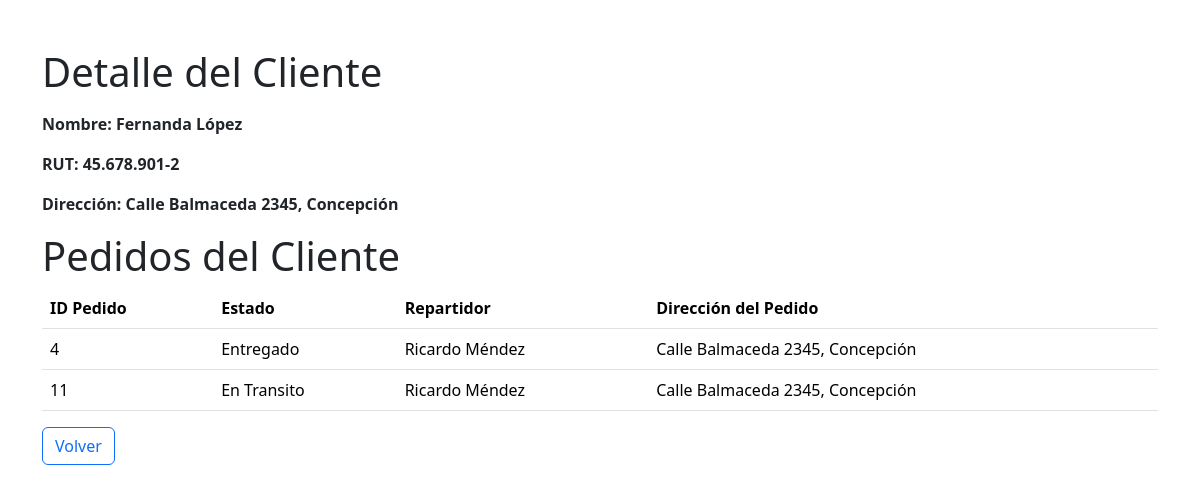
/detalle_cliente/4/, run on the app's committed database.
### app/models.py (models this page shows, shortened)
class Cliente(models.Model):
    nombre = models.CharField(max_length=200)
    rut = models.IntegerField()
    direccion = models.TextField()

class Pedido(models.Model):
    nombre_pedido = models.ForeignKey(Cliente, on_delete=models.PROTECT, related_name='pedidos_nombre')
    estado_pedido = models.ForeignKey(Estado, on_delete=models.PROTECT)
    repartidor_pedido = models.ForeignKey(Repartidor, on_delete=models.PROTECT)
    producto_pedido = models.ForeignKey(Producto, on_delete=models.PROTECT,  null=True, blank=True)

class Estado(models.Model):
    estado = models.CharField(max_length=200)

class Repartidor(models.Model):
    nombre = models.CharField(max_length=200)

### app/views.py (the view)
# urls.py: path('detalle_cliente/<int:cliente_id>/', views.detalle_cliente, name='detalle_cliente'),
def detalle_cliente(request, cliente_id):
    cliente = get_object_or_404(Cliente, id=cliente_id)
    pedidos = Pedido.objects.filter(nombre_pedido=cliente)
    context = {
        'cliente': cliente,
        'pedidos': pedidos
    }
    return render(request, 'app/detalle.html', context)

### app/templatetags/custom_filters.py (called while the page is built)
@register.filter(name='format_rut')
def format_rut(value):
    rut = str(value)
    formatted_rut = f"{rut[:-7]}.{rut[-7:-4]}.{rut[-4:-1]}-{rut[-1]}"
    return formatted_rut

### app/templates/app/detalle.html (shortened to what this page needs)
{% load custom_filters %}
<!DOCTYPE html>
<html lang="es">
<head>
    <link href="https://cdn.jsdelivr.net/npm/bootstrap@5.3.3/dist/css/bootstrap.min.css" rel="stylesheet">
</head>
<body>
    <div class="container">
            <h1 class="mt-5 mb-3">Detalle del Cliente</h1>
        <p class="fw-bold">Nombre: {{ cliente.nombre }}</p>
        <p class="fw-bold">RUT: {{ cliente.rut|format_rut }}</p>
        <p class="fw-bold">Dirección: {{ cliente.direccion }}</p>
        <h1>Pedidos del Cliente</h1>
        <table class="table">
            <thead>
                <tr>
                    <th>ID Pedido</th>
                    <th>Estado</th>
                    <th>Repartidor</th>
                    <th>Dirección del Pedido</th>
                </tr>
            </thead>
            <tbody>
                {% for pedido in pedidos %}
                <tr>
                    <td>{{ pedido.id }}</td>
                    <td>{{ pedido.estado_pedido.estado }}</td>
                    <td>{{ pedido.repartidor_pedido.nombre }}</td>
                    <td>{{ cliente.direccion }}</td>
                </tr>
                {% endfor %}
            </tbody>
        </table>
        <a href="{% url 'home' %}" class="btn btn-outline-primary">Volver</a>
    </div>
  </body>
</html>

### data on the page
Cliente: nombre "Fernanda López", rut "45.678.901-2", direccion "Calle Balmaceda 2345, Concepción"
Pedido: id "4", estado_pedido.estado "Entregado", repartidor_pedido.nombre "Ricardo Méndez"
Pedido: id "11", estado_pedido.estado "En Transito", repartidor_pedido.nombre "Ricardo Méndez"
